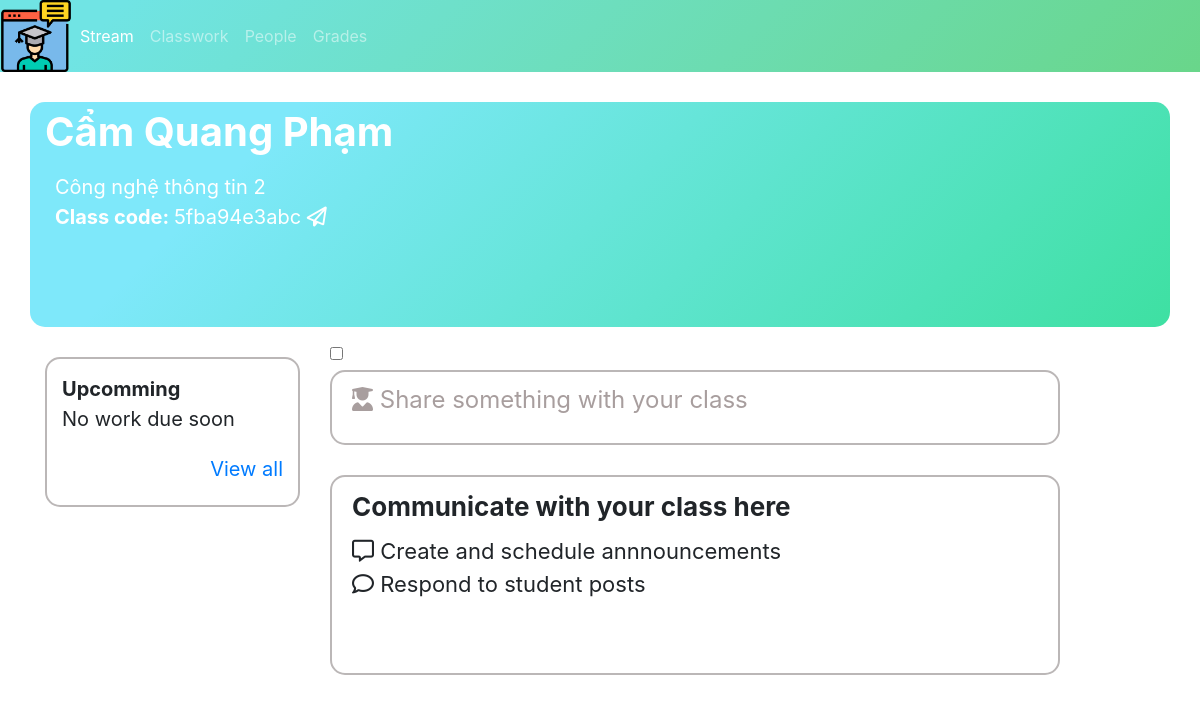
Page /stream.php?id=5fba94e3abc on the committed database.
### tables this page shows
CREATE TABLE `class` (
  `id` varchar(11) NOT NULL,
  `name` varchar(100) DEFAULT NULL,
  `subject` varchar(100) DEFAULT NULL,
  `teacher` varchar(100) DEFAULT NULL,
  `room` varchar(10) DEFAULT NULL,
  `image` varchar(100) DEFAULT NULL,
  `created_by_who` varchar(100) DEFAULT NULL,
  `created_by_id` int(11) DEFAULT NULL,
  `updated_at` timestamp NULL DEFAULT NULL ON UPDATE current_timestamp()
);

### libraries/Database.php (called while the page is built, shortened)
<?php
    class Database
    {
        public $link;
        public function __construct()
        {
            $this->link = mysqli_connect("localhost","root","","web_classroom") or die ();
            mysqli_set_charset($this->link,"utf8");
        }
        public function fetchOne($table , $query)
        {
            $sql  = "SELECT * FROM {$table} WHERE ";
            $sql .= $query;
            $sql .= "LIMIT 1";
            $result = mysqli_query($this->link,$sql) or die("Lỗi  truy vấn fetchOne " .mysqli_error($this->link));
            return mysqli_fetch_assoc($result);
        }
    }
?>

### autoload/autoload.php (called while the page is built, shortened)
<?php
require_once __DIR__. "/../libraries/Database.php";
$db = new Database;
?>

### public/stream.php (the view, shortened to what this page needs)
<?php
    require_once __DIR__. "/../autoload/autoload.php";
    $id = $_GET['id'];
    $EditClass = $db -> fetchOne('class',"id = '".$id."'");
?>
<!DOCTYPE html>
<html>
    <head>
        <link href="css/style.css" rel="stylesheet" type="text/css" />
        <link rel="stylesheet" href="https://maxcdn.bootstrapcdn.com/bootstrap/4.5.2/css/bootstrap.min.css">
        <link rel="stylesheet" href="https://cdnjs.cloudflare.com/ajax/libs/font-awesome/4.7.0/css/font-awesome.min.css">
    </head>
    <body>
        <nav class="navbar navbar-expand bg-primary navbar-dark p-0 sticky-top">
            <ul class="navbar-nav w-100">
                <span onclick="openNav()"><img class="logo" src="image/logov2.png"></span>
                <li class="nav-item active">
                    <a class="nav-link" href="#">Stream</a>
                </li>
                <li class="nav-item">
                    <a class="nav-link" href="#">Classwork</a>
                </li>
                <li class="nav-item">
                    <a class="nav-link" href="people.php?id=<?php echo $EditClass['id'] ?>">People</a>
                </li>
                <li class="nav-item">
                    <a class="nav-link" href="#">Grades</a>
                </li>
            </ul>
        </nav>
        <div class=" stream container-sm">
            <div class="row head">
                <div class="banner col-12">
                <b><?php echo $EditClass['teacher'] ?></b></br>
                <p id="cntt">
                <?php echo $EditClass['subject'] ?></br>
                    <b>Class code: </b> <?php echo $EditClass['id'] ?>  <i class="far fa-paper-plane"></i>
                </p>
                </div>
            </div>
            <div class="content">
                <div class="row">
                    <div class="banner2 col-lg-3" >
                            <div class="banner3 " id="commute1">
                                <b>Upcomming</b></br>
                                No work due soon</br>
                                <p id="viewall"><a href="#">View all</a></p>
                            </div>
                    </div>
                    <div class="banner2 class-anounce col-lg-8">
                        <input type ="checkbox" id="showhiddenstreamcontent">
                        <div class="banner3" id="commute2">
                            <label for ="showaddannouncement"><i class=" fas fa-user-graduate"></i> Share something with your class </label>
                        </div>
                        <div class="banner3 commute" id="commute3">
                            <b>Communicate with your class here</b></br>
                            <div id="announce">
                                <i class="far fa-comment-alt"> </i>  Create and schedule annnouncements </br>
                                <i class="far fa-comment"> </i> Respond to student posts
                            </div>
                        </div>
                    </div>
                </div>
            </div>
        </div>
    </body>
</html>

### public/css/style.css (style rules this page uses)
.logo { height: 72px; font-size: 30px; cursor: pointer; }
.nav-link { padding-top: 1.5rem !important; padding-bottom: 1.5rem !important; }
ol, ul { list-style: none; }
.banner { background-color: #db9841; background-image: linear-gradient(315deg, #3ee0a2 0%, #7ee8fa 80%); height: 225px; font-size: 40px; border-radius: 15px; margin-top: 30px; }
.banner2 { margin-top: 20px; height: 300px; font-size: 40px; border-radius: 15px; }
.banner3 { margin-top: 10px; height: auto; font-size: 40px; border-radius: 15px; border: 2px solid rgb(187, 183, 183); }
#commute1 { height: 150px; border: 2px solid rgb(187, 183, 183); font-size: 20px; padding: 15px; }
#commute2 { height: 75px; padding: 10px 20px 20px 20px; font-size: 24px; color: rgb(168, 158, 158); }
#commute3 { margin-top: 30px; height: 200px; padding: 10px 20px 20px 20px; font-size: 26px; }
#announce { padding-top: 9px; font-size: 22px; }
#viewall { padding-top: 20px; text-align: right; color: orange; }
#cntt { font-size: 20px; padding: 10px; }
.head { color: white; }
label { cursor: pointer; }
.navbar { background-image: linear-gradient(315deg, #69d68a 0%, #70e4e4 90%); }
#showhiddenstreamcontent { display: block; }
body, html { height: 100%; margin: 0; }

### rows in the picture
class: teacher "Cẩm Quang Phạm", subject "Công nghệ thông tin 2", id "5fba94e3abc"
